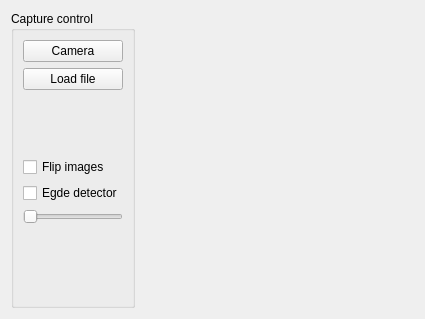
<?xml version="1.0" encoding="UTF-8"?>
<ui version="4.0">
 <class>MainWidget</class>
 <widget class="QWidget" name="MainWidget">
  <property name="geometry">
   <rect>
    <x>0</x>
    <y>0</y>
    <width>425</width>
    <height>319</height>
   </rect>
  </property>
  <property name="windowTitle">
   <string>Qt + OpenCV Example</string>
  </property>
  <layout class="QHBoxLayout" name="horizontalLayout" stretch="0,1">
   <item>
    <widget class="QGroupBox" name="groupBoxCapture">
     <property name="title">
      <string>Capture control</string>
     </property>
     <layout class="QVBoxLayout" name="verticalLayout">
      <item>
       <widget class="QPushButton" name="buttonCamera">
        <property name="text">
         <string>Camera</string>
        </property>
       </widget>
      </item>
      <item>
       <widget class="QPushButton" name="buttonLoadFile">
        <property name="text">
         <string>Load file</string>
        </property>
       </widget>
      </item>
      <item>
       <spacer name="verticalSpacer_2">
        <property name="orientation">
         <enum>Qt::Vertical</enum>
        </property>
        <property name="sizeHint" stdset="0">
         <size>
          <width>20</width>
          <height>40</height>
         </size>
        </property>
       </spacer>
      </item>
      <item>
       <widget class="QCheckBox" name="checkBoxFlip">
        <property name="text">
         <string>Flip images</string>
        </property>
       </widget>
      </item>
      <item>
       <widget class="QCheckBox" name="checkBoxEdgeDetect">
        <property name="text">
         <string>Egde detector</string>
        </property>
       </widget>
      </item>
      <item>
       <widget class="QSlider" name="sliderThreshold">
        <property name="maximum">
         <number>100</number>
        </property>
        <property name="orientation">
         <enum>Qt::Horizontal</enum>
        </property>
       </widget>
      </item>
      <item>
       <spacer name="verticalSpacer">
        <property name="orientation">
         <enum>Qt::Vertical</enum>
        </property>
        <property name="sizeHint" stdset="0">
         <size>
          <width>20</width>
          <height>72</height>
         </size>
        </property>
       </spacer>
      </item>
     </layout>
    </widget>
   </item>
   <item>
    <widget class="QLabel" name="displayLabel">
     <property name="text">
      <string/>
     </property>
     <property name="scaledContents">
      <bool>false</bool>
     </property>
     <property name="alignment">
      <set>Qt::AlignCenter</set>
     </property>
    </widget>
   </item>
  </layout>
 </widget>
 <resources/>
 <connections/>
</ui>
